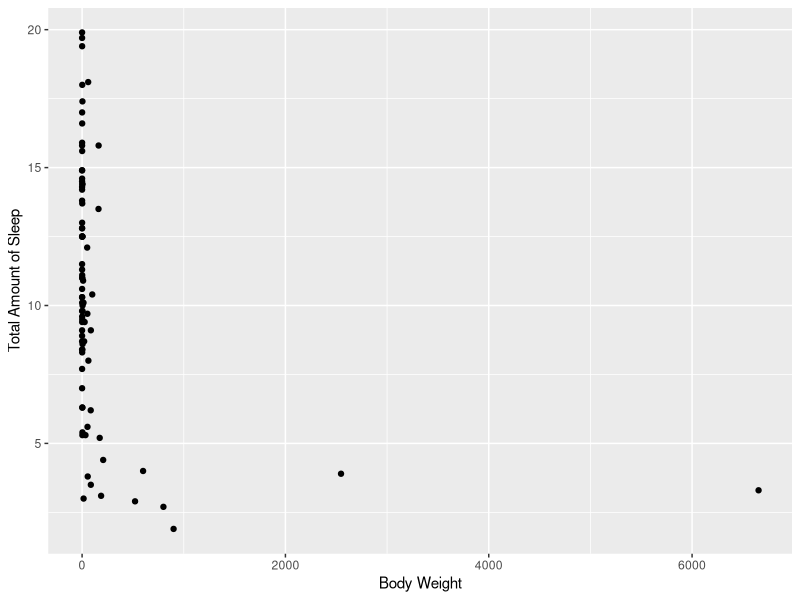
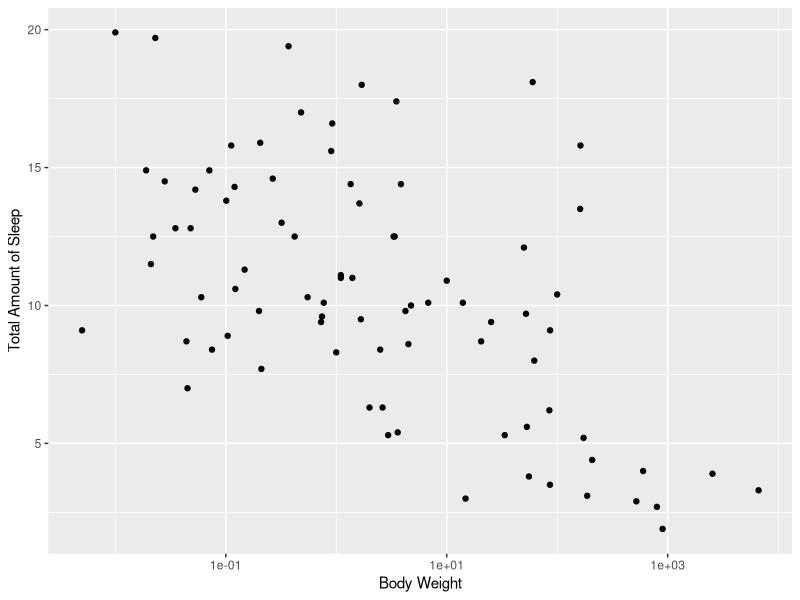
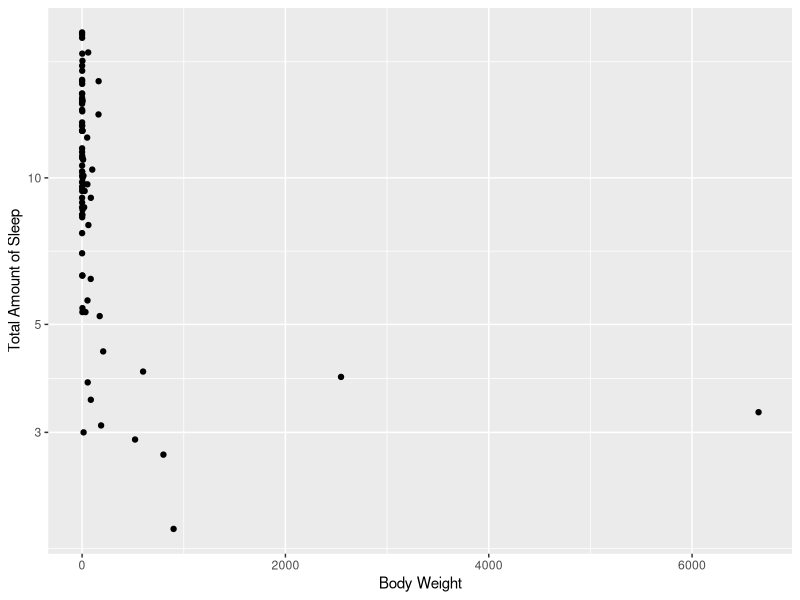
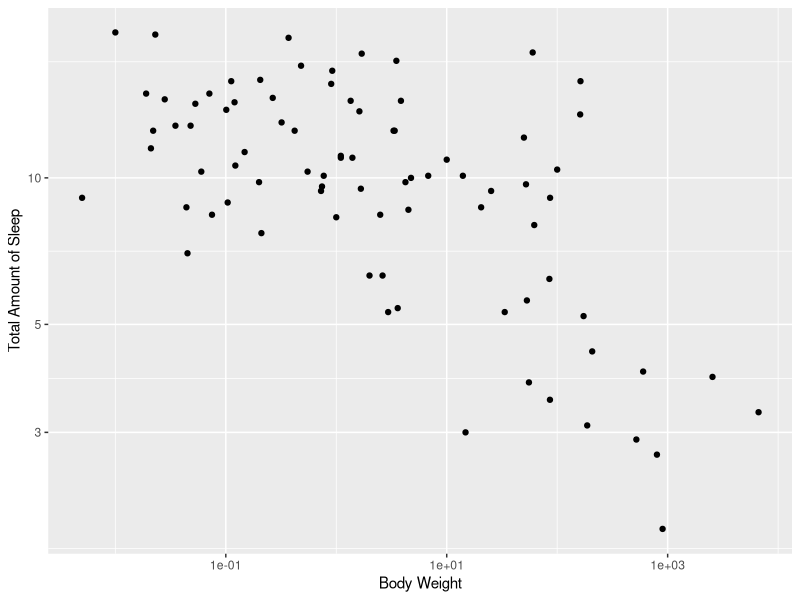
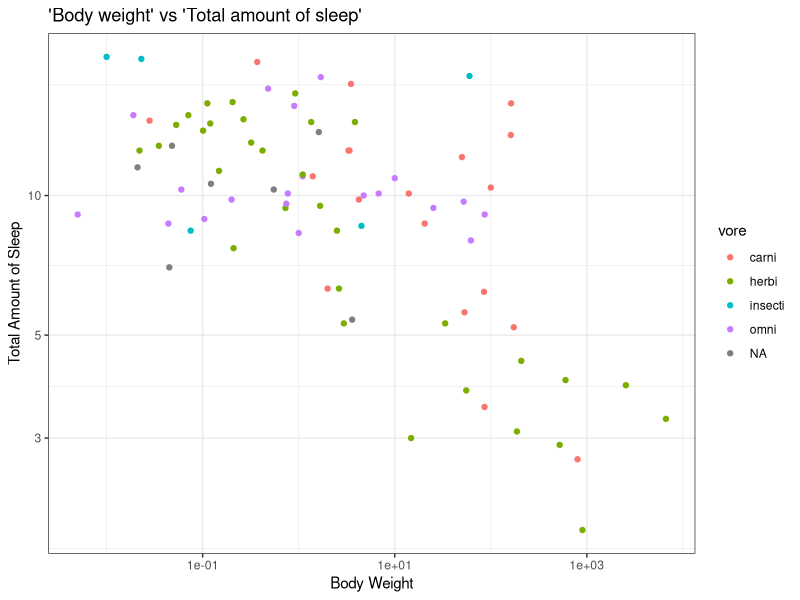
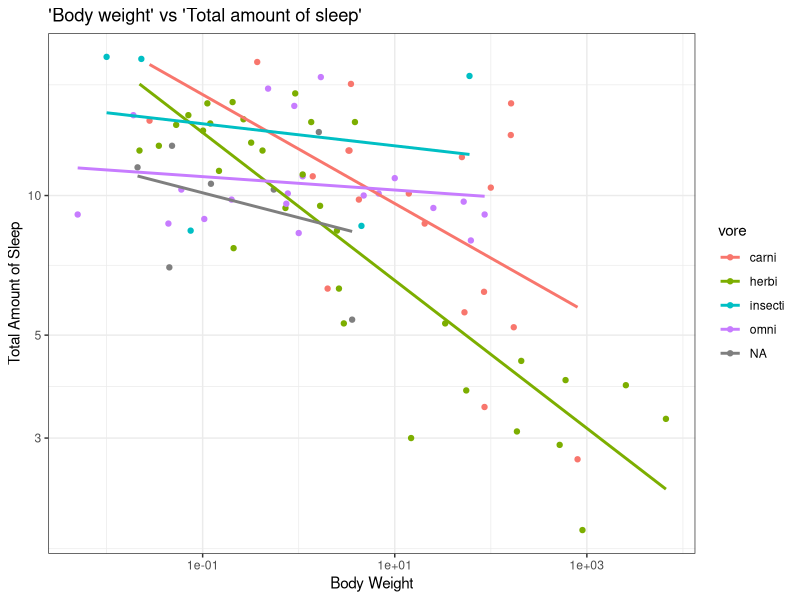
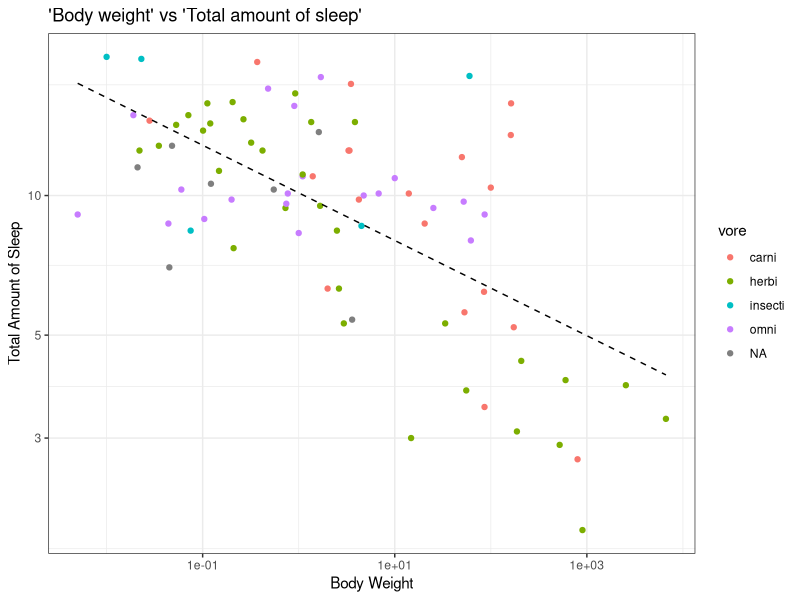
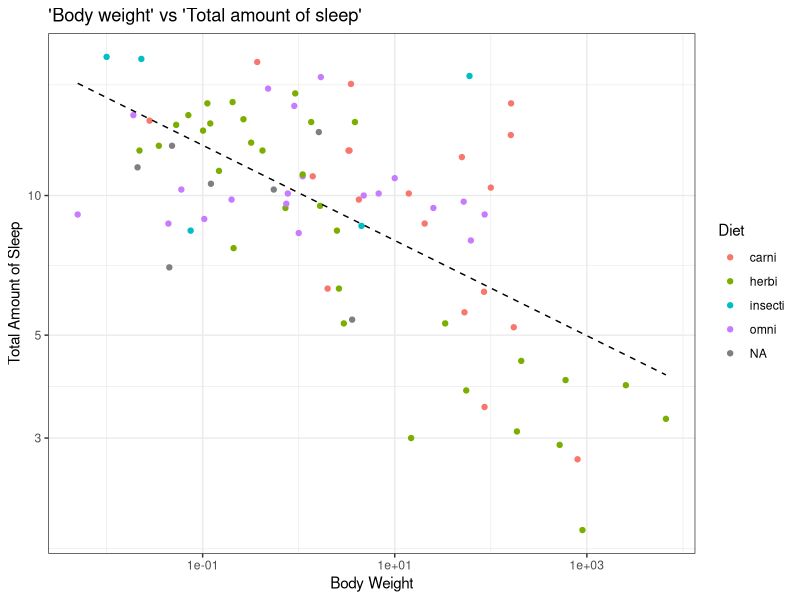

The R source for these figures, in order:
# Graphics with ggplot2
# Load packages
library(tidyverse)
library(ggthemes)
# Load the msleep data set. 
suppressMessages(library(dplyr))
data(msleep)
head(msleep) # show first six rows
nrow(msleep) # there are 83 mammals in msleep dataframe
ncol(msleep) # there are 11 variables in msleep dataframe
names(msleep) # variable names 

# Find out if total sleep time has a relationship with mammal body weight. 
ggplot(data = msleep, mapping = aes(x = bodywt, y = sleep_total)) +
  geom_point()+
  labs(x ="Body Weight", y = "Total Amount of Sleep")

# 1) log(x)
ggplot(data = msleep, mapping = aes(x = bodywt, y = sleep_total)) +
  geom_point() + scale_x_log10()+
  labs(x ="Body Weight", y = "Total Amount of Sleep")

# 2) log(y)
ggplot(data = msleep, mapping = aes(x = bodywt, y = sleep_total)) +
  geom_point() + scale_y_log10()+
  labs(x ="Body Weight", y = "Total Amount of Sleep")

# 3) log(x) and log(y)
ggplot(data = msleep, mapping = aes(x = bodywt, y = sleep_total)) +
  geom_point() + scale_x_log10() + scale_y_log10()+
  labs(x ="Body Weight", y = "Total Amount of Sleep")

# Color code the plot by the diet of the animals (vore)
# 1) Axis labels nice
# 2) Change the theme to black and white
# 3) Add a meaningful title to the plot.
ggplot(data = msleep) +
  geom_point(mapping = aes(x = bodywt, y = sleep_total, color = vore))+
  theme_bw()+
  scale_x_log10() + scale_y_log10() +
  ggtitle("'Body weight' vs 'Total amount of sleep'")+
  labs(x ="Body Weight", y = "Total Amount of Sleep")

# Add an OLS line (without standard errors) for each vore category.
ggplot(data = msleep, mapping = aes(x = bodywt, y = sleep_total, color = vore)) +
  geom_point()+
  geom_smooth(se = FALSE, method = lm)+
  scale_x_log10() + scale_y_log10() +
  theme_bw()+
  ggtitle("'Body weight' vs 'Total amount of sleep'")+
  labs(x ="Body Weight", y = "Total Amount of Sleep")

# add the overall (across all vore types) OLS line (without standard errors) to the above plot.
# make the new line to be black, dashed, and has width of 0.5.
ggplot(data = msleep, mapping = aes(x = bodywt, y = sleep_total, color = vore)) +
  geom_point()+
  geom_smooth(se = FALSE, method = lm, linetype = "dashed",color = "black", lwd = .5)+
  scale_x_log10() + scale_y_log10() +
  theme_bw()+
  ggtitle("'Body weight' vs 'Total amount of sleep'")+
  labs(x ="Body Weight", y = "Total Amount of Sleep")

# change the title of the legend to “Diet”.
ggplot(data = msleep, mapping = aes(x = bodywt, y = sleep_total, color = vore)) +
  geom_point()+
  geom_smooth(se = FALSE, method = lm, linetype = "dashed", color = "black", lwd = .5)+
  theme_bw()+
  scale_x_log10() + scale_y_log10() +
  ggtitle("'Body weight' vs 'Total amount of sleep'")+ 
  scale_color_discrete(name = "Diet")+
  labs(x ="Body Weight", y = "Total Amount of Sleep")

